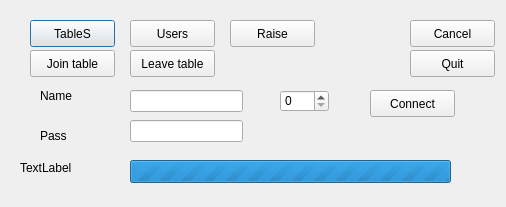
<?xml version="1.0" encoding="UTF-8"?>
<ui version="4.0">
 <class>Dialog</class>
 <widget class="QDialog" name="Dialog">
  <property name="geometry">
   <rect>
    <x>0</x>
    <y>0</y>
    <width>506</width>
    <height>207</height>
   </rect>
  </property>
  <property name="windowTitle">
   <string>Dialog</string>
  </property>
  <widget class="QPushButton" name="tablesButton">
   <property name="geometry">
    <rect>
     <x>30</x>
     <y>20</y>
     <width>85</width>
     <height>27</height>
    </rect>
   </property>
   <property name="text">
    <string>TableS</string>
   </property>
  </widget>
  <widget class="QPushButton" name="stopButton">
   <property name="geometry">
    <rect>
     <x>410</x>
     <y>20</y>
     <width>85</width>
     <height>27</height>
    </rect>
   </property>
   <property name="text">
    <string>Cancel</string>
   </property>
  </widget>
  <widget class="QLabel" name="label">
   <property name="geometry">
    <rect>
     <x>20</x>
     <y>160</y>
     <width>231</width>
     <height>16</height>
    </rect>
   </property>
   <property name="text">
    <string>TextLabel</string>
   </property>
  </widget>
  <widget class="QProgressBar" name="progressBar">
   <property name="geometry">
    <rect>
     <x>130</x>
     <y>160</y>
     <width>321</width>
     <height>23</height>
    </rect>
   </property>
   <property name="maximum">
    <number>0</number>
   </property>
   <property name="value">
    <number>-1</number>
   </property>
  </widget>
  <widget class="QPushButton" name="quitButton">
   <property name="geometry">
    <rect>
     <x>410</x>
     <y>50</y>
     <width>85</width>
     <height>27</height>
    </rect>
   </property>
   <property name="text">
    <string>Quit</string>
   </property>
  </widget>
  <widget class="QPushButton" name="usersButton">
   <property name="geometry">
    <rect>
     <x>130</x>
     <y>20</y>
     <width>85</width>
     <height>27</height>
    </rect>
   </property>
   <property name="text">
    <string>Users</string>
   </property>
  </widget>
  <widget class="QPushButton" name="joinButton">
   <property name="geometry">
    <rect>
     <x>30</x>
     <y>50</y>
     <width>85</width>
     <height>27</height>
    </rect>
   </property>
   <property name="text">
    <string>Join table</string>
   </property>
  </widget>
  <widget class="QPushButton" name="leaveButton">
   <property name="geometry">
    <rect>
     <x>130</x>
     <y>50</y>
     <width>85</width>
     <height>27</height>
    </rect>
   </property>
   <property name="text">
    <string>Leave table</string>
   </property>
  </widget>
  <widget class="QPushButton" name="raiseButton">
   <property name="geometry">
    <rect>
     <x>230</x>
     <y>20</y>
     <width>85</width>
     <height>27</height>
    </rect>
   </property>
   <property name="text">
    <string>Raise</string>
   </property>
  </widget>
  <widget class="QLineEdit" name="nameLine">
   <property name="geometry">
    <rect>
     <x>130</x>
     <y>90</y>
     <width>113</width>
     <height>22</height>
    </rect>
   </property>
  </widget>
  <widget class="QLineEdit" name="passLine">
   <property name="geometry">
    <rect>
     <x>130</x>
     <y>120</y>
     <width>113</width>
     <height>22</height>
    </rect>
   </property>
  </widget>
  <widget class="QLabel" name="label_2">
   <property name="geometry">
    <rect>
     <x>40</x>
     <y>90</y>
     <width>48</width>
     <height>12</height>
    </rect>
   </property>
   <property name="text">
    <string>Name</string>
   </property>
  </widget>
  <widget class="QLabel" name="label_3">
   <property name="geometry">
    <rect>
     <x>40</x>
     <y>130</y>
     <width>48</width>
     <height>12</height>
    </rect>
   </property>
   <property name="text">
    <string>Pass</string>
   </property>
  </widget>
  <widget class="QSpinBox" name="rasieBox">
   <property name="geometry">
    <rect>
     <x>280</x>
     <y>90</y>
     <width>49</width>
     <height>22</height>
    </rect>
   </property>
  </widget>
  <widget class="QPushButton" name="connectButton">
   <property name="geometry">
    <rect>
     <x>370</x>
     <y>90</y>
     <width>85</width>
     <height>27</height>
    </rect>
   </property>
   <property name="text">
    <string>Connect</string>
   </property>
  </widget>
 </widget>
 <resources/>
 <connections/>
</ui>
